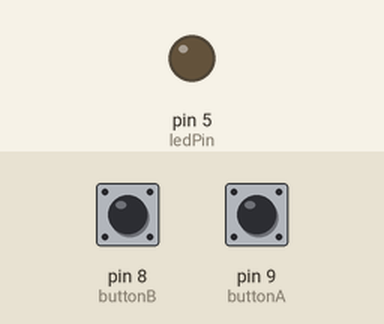
This sketch was run on a simulated Arduino Uno, built with avr-gcc and run on an emulated ATmega328P. Shown: output pins drawn as LEDs (lit = HIGH). The test bench sets the inputs (shaded band); at power-on: pin 9 (buttonA) HIGH, pin 8 (buttonB) HIGH.

Above: at 1.2 s.
1.3 s: pin 9 (buttonA) pulled LOW for 0.15 s
At 2.5 s:
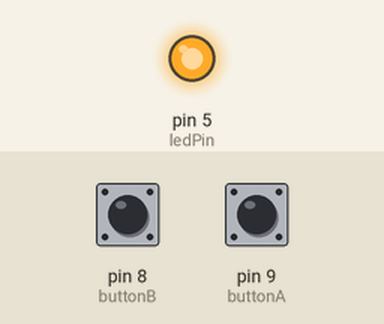
2.9 s: pin 8 (buttonB) pulled LOW for 0.15 s
At 4.0 s:
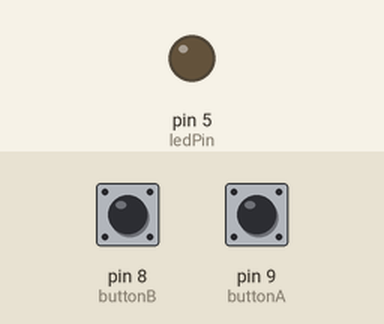
4.5 s: pin 9 (buttonA) pulled LOW for 1 s
At 5.2 s:
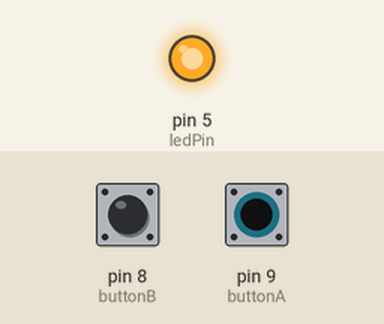
7.0 s: pin 8 (buttonB) driven LOW and pin 9 (buttonA) driven LOW
At 7.4 s:
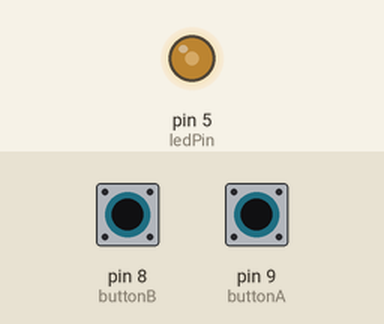
8.5 s: pin 8 (buttonB) driven HIGH
At 9.2 s:
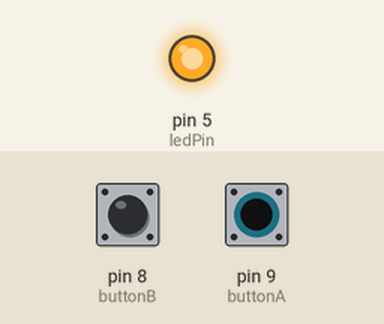
Timing chart, 0 to 11.0 s (numbered marks = the images above; inputs shaded):
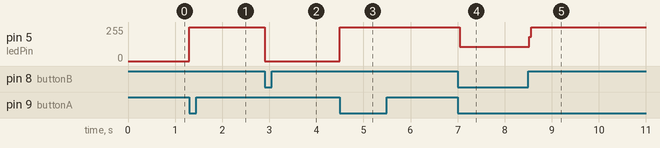

The sketch:

myDigitalInputs.ino
```cpp
int ledPin = 5;
int buttonA = 9;
int buttonB = 8;

void setup()
{
  pinMode(ledPin, OUTPUT);
  pinMode(buttonA, INPUT_PULLUP);
  pinMode(buttonB, INPUT_PULLUP);
}

void loop()
{
  if (digitalRead(buttonA) == LOW) digitalWrite(ledPin, HIGH);
  if (digitalRead(buttonB) == LOW) digitalWrite(ledPin, LOW);
}
```

Measured:
- after the input at 1.3 s, pin 5 (ledPin): 0/255 → 255/255 at once
- after the input at 2.9 s, pin 5 (ledPin): 255/255 → 0/255 at once
- after the input at 4.5 s, pin 5 (ledPin): 0/255 → 255/255 at once
- after the input at 7.0 s, pin 5 (ledPin): 255/255 → 108/255 at once
- after the input at 8.5 s, pin 5 (ledPin): 108/255 → 255/255 at once
